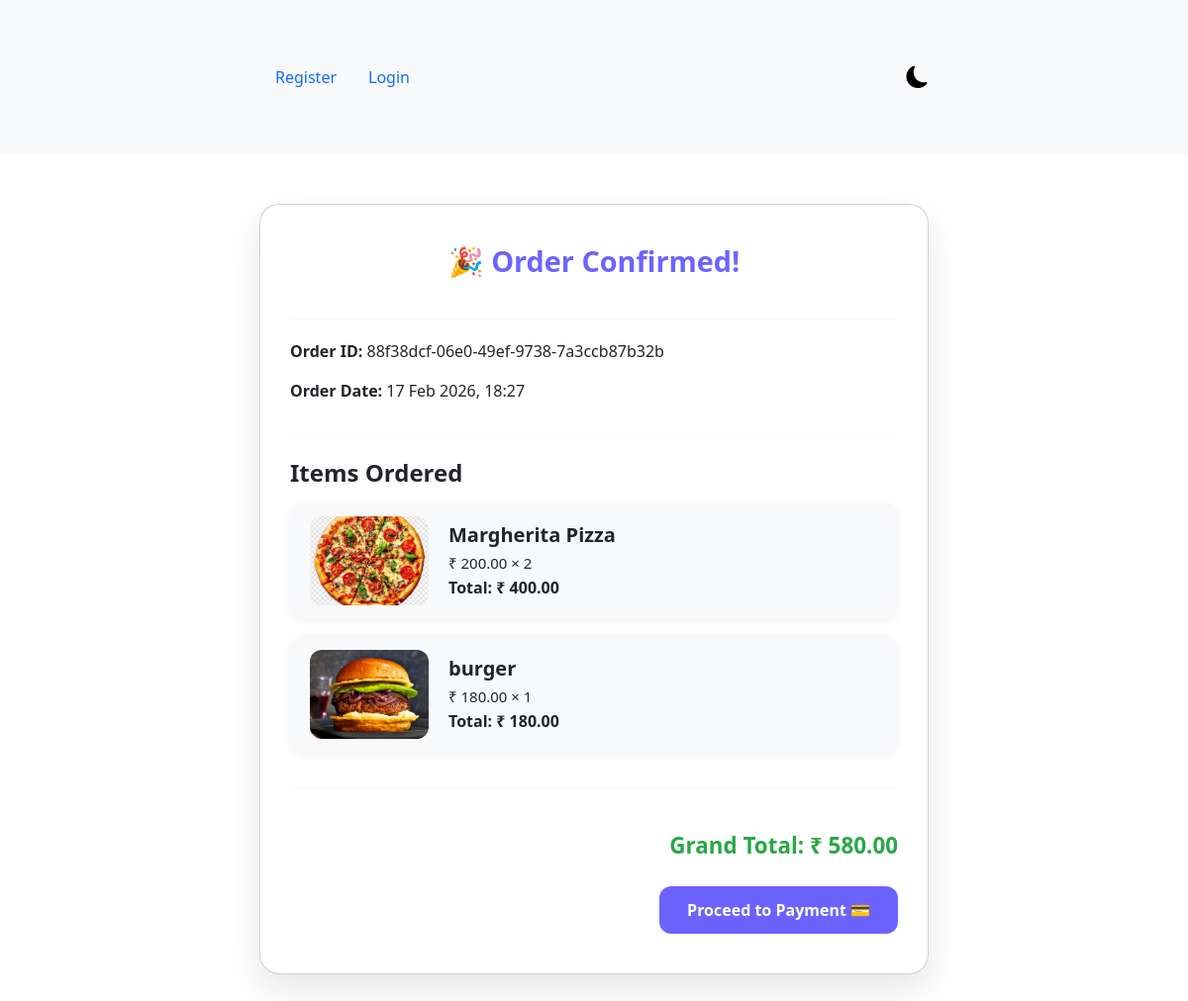
Screenshot of /foods/payment/5/ with the database file from the repository.
### foods/models.py (models this page shows, shortened)
class Order(models.Model):
    user = models.ForeignKey(User, on_delete=models.CASCADE)
    order_id = models.UUIDField(default=uuid.uuid4, editable=False, unique=True)
    created_at = models.DateTimeField(auto_now_add=True)
    total_price = models.DecimalField(max_digits=10, decimal_places=2)

class OrderItem(models.Model):
    order = models.ForeignKey(Order, related_name='items', on_delete=models.CASCADE)
    food_name = models.CharField(max_length=200)
    price = models.DecimalField(max_digits=8, decimal_places=2)
    quantity = models.IntegerField()
    food_img = models.ImageField(upload_to='orders/', null=True, blank=True)
    def get_total(self):
        return self.price * self.quantity

### foods/views.py (the view)
# urls.py: path('payment/<int:order_id>/', views.payment_page, name='payment_page'),
def payment_page(request, order_id):
    order = get_object_or_404(Order, id=order_id)
    items = order.items.all()
    return render(request, 'foods/orderdetails.html', {
        'order': order,
        'thing': items
    })

### templates/foods/orderdetails.html (shortened to what this page needs)
{% extends 'base.html' %}
{% load static %}
{% block content %}
<div class="container">
    <div class="card">
        <h2 class="text-center">🎉 Order Confirmed!</h2>
        <hr>
        <p><strong>Order ID:</strong> {{ order.order_id }}</p>
        <p><strong>Order Date:</strong> {{ order.created_at|date:"d M Y, H:i" }}</p>
        <hr>
        <h4>Items Ordered</h4>
        {% for item in thing %}
        <div class="item-card">
            {% if item.food_img %}
            <img src="{{ item.food_img.url }}" alt="{{ item.food_name }}">
            {% endif %}
            <div>
                <h5>{{ item.food_name }}</h5>
                <p>₹ {{ item.price }} × {{ item.quantity }}</p>
                <strong>Total: ₹ {{ item.get_total }}</strong>
            </div>
        </div>
        {% endfor %}
        <hr>
        <div class="grand-total">Grand Total: ₹ {{ order.total_price }}</div>
        <div class="text-end mt-4">
            <a href="{% url 'payment_options' order.id %}" class="btn-proceed">
                Proceed to Payment 💳
            </a>
        </div>
    </div>
</div>
{% endblock %}

### templates/base.html (style rules this page uses)
:root { --bg-color: #ffffff; --text-color: #000000; --card-bg: #ffffff; --nav-bg: #f8f9fa; }
body { background-color: var(--bg-color); color: var(--text-color); transition: all 0.3s ease; scroll-behavior: smooth; }
.card, .jumbotron { background-color: var(--card-bg) !important; border-radius: 12px; }

### templates/foods/orderdetails.html (style rules this page uses)
.container { max-width: 700px; margin: 50px auto; font-family: 'Segoe UI', Tahoma, Geneva, Verdana, sans-serif; }
.card { background-color: var(--bs-body-bg); color: var(--bs-body-color); border-radius: 20px; padding: 40px 30px; box-shadow: 0 15px 35px rgba(0,0,0,0.1); transition: transform 0.2s, box-shadow 0.2s; }
.card h2 { font-weight: 700; font-size: 1.8rem; margin-bottom: 20px; color: #6c63ff; }
.card h4 { font-weight: 600; margin-bottom: 15px; }
.card hr { border-top: 1px solid #ddd; margin: 20px 0; }
.item-card { display: flex; align-items: center; background-color: var(--bs-gray-100); padding: 15px 20px; border-radius: 15px; margin-bottom: 15px; box-shadow: 0 2px 8px rgba(0,0,0,0.05); transition: transform 0.2s, box-shadow 0.2s; }
.item-card h5, .item-card p, .item-card strong { color: #212529; }
.item-card img { width: 120px; height: 90px; object-fit: cover; border-radius: 12px; margin-right: 20px; }
.item-card h5 { font-weight: 600; margin-bottom: 5px; }
.item-card p { margin: 2px 0; font-size: 15px; color: var(--bs-body-color); }
.item-card strong { font-weight: 600; color: var(--bs-body-color); }
.grand-total { font-size: 1.4rem; font-weight: 700; color: #28a745; text-align: right; margin-top: 20px; }
.btn-proceed { display: inline-block; font-size: 16px; padding: 12px 28px; border-radius: 12px; background-color: #6c63ff; color: #fff; font-weight: 600; text-decoration: none; transition: background-color 0.3s, transform 0.2s; }
.card p, .card p>strong, .card h4 { color: var(--bs-body-color); }

### rows the page displays
Order: order_id "88f38dcf-06e0-49ef-9738-7a3ccb87b32b", created_at "17 Feb 2026, 18:27", total_price "580.00"
OrderItem: food_img (picture), food_name "Margherita Pizza", price "200.00", quantity "2", get_total "400.00"
OrderItem: food_img (picture), food_name "burger", price "180.00", quantity "1", get_total "180.00"
